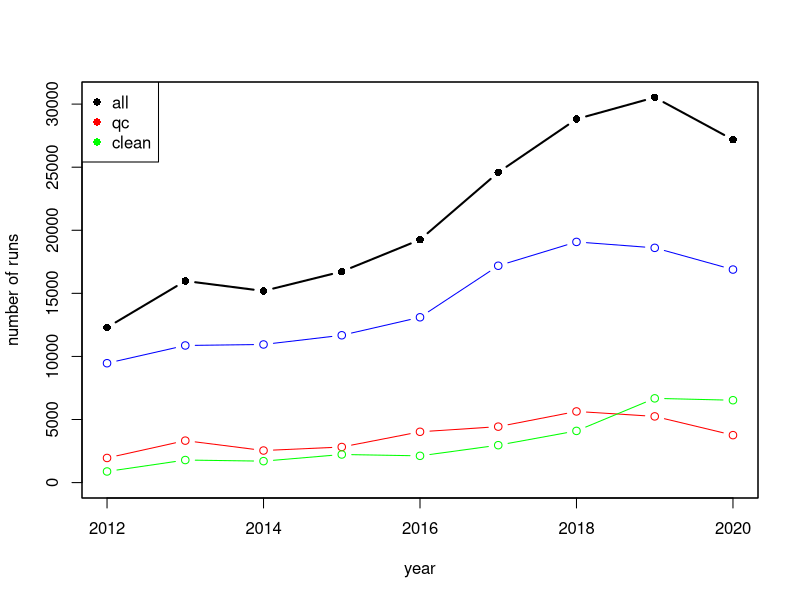

R code for this plot:
## ---- chunk 1
knitr::opts_chunk$set(echo = TRUE, message = FALSE, eval=TRUE)
## ---- chunk 2
S <- data.frame(year = c(2012:2020),
           all = c(12295, 15982, 15190, 16726, 19251, 24588, 28814, 30531, 27176),
           clean = c(881, 1788, 1700,  2228, 2121, 2965, 4097, 6677, 6529),
           qc = c(1952,  3326, 2542,2821, 4027, 4435, 5640, 5247, 3761))
plot(all ~ year, data=S, pch=16, type='b', lwd=2, ylim=c(0,max(S$all)), xlim=c(2012,2020), ylab='number of runs'); lines(S$qc ~ S$year,type='b', col='red'); lines(S$clean ~ S$year,type='b', col='green'); legend("topleft", c('all', 'qc', 'clean'), pch=16, col=c('black', 'red', 'green')); box(); lines(S$all-(S$qc +S$clean) ~ S$year,type='b', col='blue');
